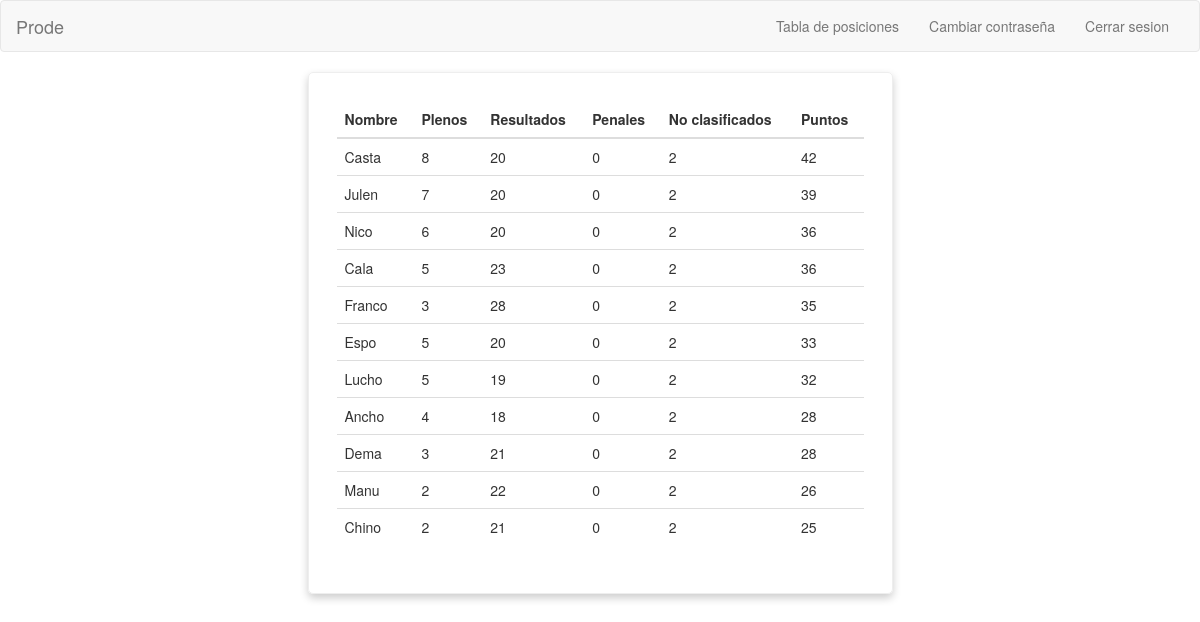
The page /puntos/ (signed in) on the database its author committed.
### app/models.py (models this page shows, shortened)
class Puntaje(models.Model):
	usuario = models.ForeignKey(User, on_delete=models.CASCADE)
	plenos = models.SmallIntegerField(default = 0)
	resultados = models.SmallIntegerField(default = 0)
	penales = models.SmallIntegerField(default = 0)
	error_clasificado = models.SmallIntegerField(default = 0)

### app/views.py (the view)
# urls.py: path('puntos/', views.puntos, name='puntos'),
def puntos(request):
	puntajes = Puntaje.objects.all().annotate(puntos = VALOR_PLENO * F('plenos') + VALOR_RESULTADO * F('resultados') + VALOR_PENAL * F('penales') + VALOR_ERRAR_CLASIFICADO * F('error_clasificado')).order_by('-puntos', '-plenos', '-resultados')
	return render(request, 'app/puntos.html', {'puntajes': puntajes})

### app/templates/app/puntos.html
{% extends "app/base.html" %}
{% block contenido %}
	<div class="row">
		<div class="col-xs-12 col-sm-offset-2 col-sm-8 col-md-offset-3 col-md-6 card">
			<div class="table-responsive">
				<table class="table table-hover">
					<thead>
						<tr>
							<th>Nombre</th>
							<th>Plenos</th>
							<th>Resultados</th>
							<th>Penales</th>
							<th>No clasificados</th>
							<th>Puntos</th>
						</tr>
					</thead>
					<tbody>
						{% for puntaje in puntajes %}
							<tr>
								<td>{{puntaje.usuario.username}}</td>
								<td>{{puntaje.plenos}}</td>
								<td>{{puntaje.resultados}}</td>
								<td>{{puntaje.penales}}</td>
								<td>{{puntaje.error_clasificado}}</td>
								<td>{{puntaje.puntos}}</td>
							</tr>
						{% endfor %}
					</tbody>
				</table>
			</div>
		</div>
	</div>
{% endblock contenido %}

### app/static/css/estilos.css (style rules this page uses)
.card { padding: 2em; box-shadow: 0 4px 8px 0 rgba(0,0,0,0.2); border-radius: 5px; border: 1px solid #EEE; }

### rows shown on the page
Puntaje: usuario.username "Casta", plenos "8", resultados "20", penales "0", error_clasificado "2", puntos "42"
Puntaje: usuario.username "Julen", plenos "7", resultados "20", penales "0", error_clasificado "2", puntos "39"
Puntaje: usuario.username "Nico", plenos "6", resultados "20", penales "0", error_clasificado "2", puntos "36"
Puntaje: usuario.username "Cala", plenos "5", resultados "23", penales "0", error_clasificado "2", puntos "36"
Puntaje: usuario.username "Franco", plenos "3", resultados "28", penales "0", error_clasificado "2", puntos "35"
Puntaje: usuario.username "Espo", plenos "5", resultados "20", penales "0", error_clasificado "2", puntos "33"
Puntaje: usuario.username "Lucho", plenos "5", resultados "19", penales "0", error_clasificado "2", puntos "32"
Puntaje: usuario.username "Ancho", plenos "4", resultados "18", penales "0", error_clasificado "2", puntos "28"
Puntaje: usuario.username "Dema", plenos "3", resultados "21", penales "0", error_clasificado "2", puntos "28"
Puntaje: usuario.username "Manu", plenos "2", resultados "22", penales "0", error_clasificado "2", puntos "26"
Puntaje: usuario.username "Chino", plenos "2", resultados "21", penales "0", error_clasificado "2", puntos "25"
